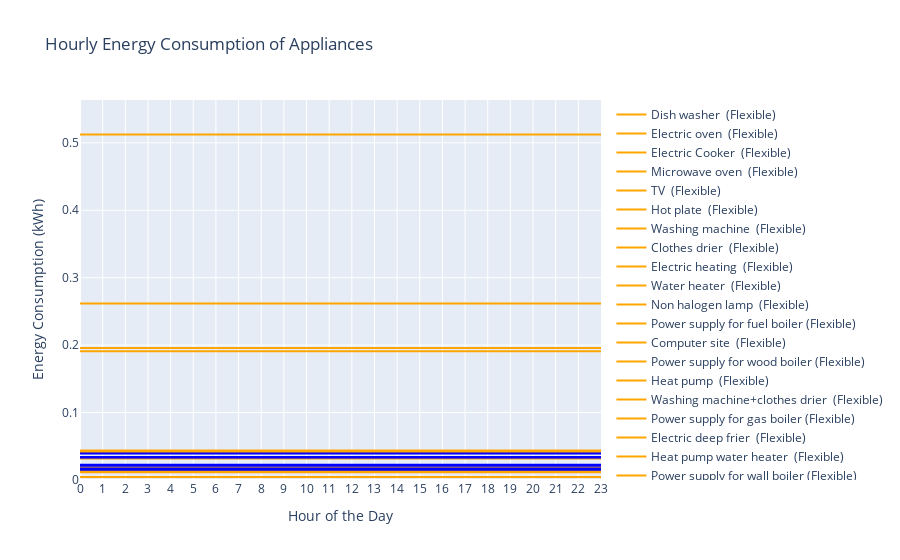

Notebook code for this chart:
### Code cell
import pandas as pd
import plotly.graph_objects as go

# Define the file path
file_path = r'D:\Grenoble_university\6_month_internship\working space\data\column_titles_with add info.xlsx'

# Read the Excel file without specifying columns to inspect the column names
df_full = pd.read_excel(file_path)

# Trim extra spaces from the column names
df_full.columns = df_full.columns.str.strip()

# Define the corrected column names
required_columns = ['Appliance', 'Flexibility', 'tipical power', 'typical annual energy [kwh/yr]']

# Select the required columns
df = df_full[required_columns]

# Calculate average hourly consumption for each appliance
df['hourly consumption'] = df['typical annual energy [kwh/yr]'] / (366 * 24)

# Separate the data into flexible and not flexible
flexible_df = df[df['Flexibility'] == 'flexible']
not_flexible_df = df[df['Flexibility'] == 'not_flexible']

# Create a figure
fig = go.Figure()

# Add lines for flexible consumption
for index, row in flexible_df.iterrows():
    fig.add_trace(go.Scatter(
        x=list(range(24)),
        y=[row['hourly consumption']]*24,
        mode='lines',
        name=row['Appliance'] + ' (Flexible)',
        line=dict(color='orange')
    ))

# Add lines for not flexible consumption
for index, row in not_flexible_df.iterrows():
    fig.add_trace(go.Scatter(
        x=list(range(24)),
        y=[row['hourly consumption']]*24,
        mode='lines',
        name=row['Appliance'] + ' (Not Flexible)',
        line=dict(color='blue')
    ))

# Update layout
fig.update_layout(
    title='Hourly Energy Consumption of Appliances',
    xaxis_title='Hour of the Day',
    yaxis_title='Energy Consumption (kWh)',
    xaxis=dict(tickmode='linear', tickvals=list(range(24))),
    yaxis=dict(range=[0, max(df['hourly consumption']) * 1.1]),  # Set y-axis range to accommodate all consumption values
    showlegend=True
)

# Show the figure
fig.show()

### Figure 1 — Plotly figure (JSON) as saved in the notebook; plotly's stock layout.template omitted (floating-point values rounded to 4 significant figures)
{"data": [{"line": {"color": "orange"}, "mode": "lines", "name": "Dish washer  (Flexible)", "type": "scatter", "x": [0, 1, 2, 3, 4, 5, 6, 7, 8, 9, 10, 11, 12, 13, 14, 15, 16, 17, 18, 19, 20, 21, 22, 23], "y": [0.01753, 0.01753, 0.01753, 0.01753, 0.01753, 0.01753, 0.01753, 0.01753, 0.01753, 0.01753, 0.01753, 0.01753, 0.01753, 0.01753, 0.01753, 0.01753, 0.01753, 0.01753, 0.01753, 0.01753, 0.01753, 0.01753, 0.01753, 0.01753]}, {"line": {"color": "orange"}, "mode": "lines", "name": "Electric oven  (Flexible)", "type": "scatter", "x": [0, 1, 2, 3, 4, 5, 6, 7, 8, 9, 10, 11, 12, 13, 14, 15, 16, 17, 18, 19, 20, 21, 22, 23], "y": [0.01662, 0.01662, 0.01662, 0.01662, 0.01662, 0.01662, 0.01662, 0.01662, 0.01662, 0.01662, 0.01662, 0.01662, 0.01662, 0.01662, 0.01662, 0.01662, 0.01662, 0.01662, 0.01662, 0.01662, 0.01662, 0.01662, 0.01662, 0.01662]}, {"line": {"color": "orange"}, "mode": "lines", "name": "Electric Cooker  (Flexible)", "type": "scatter", "x": [0, 1, 2, 3, 4, 5, 6, 7, 8, 9, 10, 11, 12, 13, 14, 15, 16, 17, 18, 19, 20, 21, 22, 23], "y": [0.0181, 0.0181, 0.0181, 0.0181, 0.0181, 0.0181, 0.0181, 0.0181, 0.0181, 0.0181, 0.0181, 0.0181, 0.0181, 0.0181, 0.0181, 0.0181, 0.0181, 0.0181, 0.0181, 0.0181, 0.0181, 0.0181, 0.0181, 0.0181]}, {"line": {"color": "orange"}, "mode": "lines", "name": "Microwave oven  (Flexible)", "type": "scatter", "x": [0, 1, 2, 3, 4, 5, 6, 7, 8, 9, 10, 11, 12, 13, 14, 15, 16, 17, 18, 19, 20, 21, 22, 23], "y": [0.00444, 0.00444, 0.00444, 0.00444, 0.00444, 0.00444, 0.00444, 0.00444, 0.00444, 0.00444, 0.00444, 0.00444, 0.00444, 0.00444, 0.00444, 0.00444, 0.00444, 0.00444, 0.00444, 0.00444, 0.00444, 0.00444, 0.00444, 0.00444]}, {"line": {"color": "orange"}, "mode": "lines", "name": "TV  (Flexible)", "type": "scatter", "x": [0, 1, 2, 3, 4, 5, 6, 7, 8, 9, 10, 11, 12, 13, 14, 15, 16, 17, 18, 19, 20, 21, 22, 23], "y": [0.01856, 0.01856, 0.01856, 0.01856, 0.01856, 0.01856, 0.01856, 0.01856, 0.01856, 0.01856, 0.01856, 0.01856, 0.01856, 0.01856, 0.01856, 0.01856, 0.01856, 0.01856, 0.01856, 0.01856, 0.01856, 0.01856, 0.01856, 0.01856]}, {"line": {"color": "orange"}, "mode": "lines", "name": "Hot plate  (Flexible)", "type": "scatter", "x": [0, 1, 2, 3, 4, 5, 6, 7, 8, 9, 10, 11, 12, 13, 14, 15, 16, 17, 18, 19, 20, 21, 22, 23], "y": [0.0181, 0.0181, 0.0181, 0.0181, 0.0181, 0.0181, 0.0181, 0.0181, 0.0181, 0.0181, 0.0181, 0.0181, 0.0181, 0.0181, 0.0181, 0.0181, 0.0181, 0.0181, 0.0181, 0.0181, 0.0181, 0.0181, 0.0181, 0.0181]}, {"line": {"color": "orange"}, "mode": "lines", "name": "Washing machine  (Flexible)", "type": "scatter", "x": [0, 1, 2, 3, 4, 5, 6, 7, 8, 9, 10, 11, 12, 13, 14, 15, 16, 17, 18, 19, 20, 21, 22, 23], "y": [0.01138, 0.01138, 0.01138, 0.01138, 0.01138, 0.01138, 0.01138, 0.01138, 0.01138, 0.01138, 0.01138, 0.01138, 0.01138, 0.01138, 0.01138, 0.01138, 0.01138, 0.01138, 0.01138, 0.01138, 0.01138, 0.01138, 0.01138, 0.01138]}, {"line": {"color": "orange"}, "mode": "lines", "name": "Clothes drier  (Flexible)", "type": "scatter", "x": [0, 1, 2, 3, 4, 5, 6, 7, 8, 9, 10, 11, 12, 13, 14, 15, 16, 17, 18, 19, 20, 21, 22, 23], "y": [0.03188, 0.03188, 0.03188, 0.03188, 0.03188, 0.03188, 0.03188, 0.03188, 0.03188, 0.03188, 0.03188, 0.03188, 0.03188, 0.03188, 0.03188, 0.03188, 0.03188, 0.03188, 0.03188, 0.03188, 0.03188, 0.03188, 0.03188, 0.03188]}, {"line": {"color": "orange"}, "mode": "lines", "name": "Electric heating  (Flexible)", "type": "scatter", "x": [0, 1, 2, 3, 4, 5, 6, 7, 8, 9, 10, 11, 12, 13, 14, 15, 16, 17, 18, 19, 20, 21, 22, 23], "y": [0.1958, 0.1958, 0.1958, 0.1958, 0.1958, 0.1958, 0.1958, 0.1958, 0.1958, 0.1958, 0.1958, 0.1958, 0.1958, 0.1958, 0.1958, 0.1958, 0.1958, 0.1958, 0.1958, 0.1958, 0.1958, 0.1958, 0.1958, 0.1958]}, {"line": {"color": "orange"}, "mode": "lines", "name": "Water heater  (Flexible)", "type": "scatter", "x": [0, 1, 2, 3, 4, 5, 6, 7, 8, 9, 10, 11, 12, 13, 14, 15, 16, 17, 18, 19, 20, 21, 22, 23], "y": [0.1908, 0.1908, 0.1908, 0.1908, 0.1908, 0.1908, 0.1908, 0.1908, 0.1908, 0.1908, 0.1908, 0.1908, 0.1908, 0.1908, 0.1908, 0.1908, 0.1908, 0.1908, 0.1908, 0.1908, 0.1908, 0.1908, 0.1908, 0.1908]}, {"line": {"color": "orange"}, "mode": "lines", "name": "Non halogen lamp  (Flexible)", "type": "scatter", "x": [0, 1, 2, 3, 4, 5, 6, 7, 8, 9, 10, 11, 12, 13, 14, 15, 16, 17, 18, 19, 20, 21, 22, 23], "y": [0.01526, 0.01526, 0.01526, 0.01526, 0.01526, 0.01526, 0.01526, 0.01526, 0.01526, 0.01526, 0.01526, 0.01526, 0.01526, 0.01526, 0.01526, 0.01526, 0.01526, 0.01526, 0.01526, 0.01526, 0.01526, 0.01526, 0.01526, 0.01526]}, {"line": {"color": "orange"}, "mode": "lines", "name": "Power supply for fuel boiler (Flexible)", "type": "scatter", "x": [0, 1, 2, 3, 4, 5, 6, 7, 8, 9, 10, 11, 12, 13, 14, 15, 16, 17, 18, 19, 20, 21, 22, 23], "y": [0.04133, 0.04133, 0.04133, 0.04133, 0.04133, 0.04133, 0.04133, 0.04133, 0.04133, 0.04133, 0.04133, 0.04133, 0.04133, 0.04133, 0.04133, 0.04133, 0.04133, 0.04133, 0.04133, 0.04133, 0.04133, 0.04133, 0.04133, 0.04133]}, {"line": {"color": "orange"}, "mode": "lines", "name": "Computer site  (Flexible)", "type": "scatter", "x": [0, 1, 2, 3, 4, 5, 6, 7, 8, 9, 10, 11, 12, 13, 14, 15, 16, 17, 18, 19, 20, 21, 22, 23], "y": [0.01412, 0.01412, 0.01412, 0.01412, 0.01412, 0.01412, 0.01412, 0.01412, 0.01412, 0.01412, 0.01412, 0.01412, 0.01412, 0.01412, 0.01412, 0.01412, 0.01412, 0.01412, 0.01412, 0.01412, 0.01412, 0.01412, 0.01412, 0.01412]}, {"line": {"color": "orange"}, "mode": "lines", "name": "Power supply for wood boiler (Flexible)", "type": "scatter", "x": [0, 1, 2, 3, 4, 5, 6, 7, 8, 9, 10, 11, 12, 13, 14, 15, 16, 17, 18, 19, 20, 21, 22, 23], "y": [0.01366, 0.01366, 0.01366, 0.01366, 0.01366, 0.01366, 0.01366, 0.01366, 0.01366, 0.01366, 0.01366, 0.01366, 0.01366, 0.01366, 0.01366, 0.01366, 0.01366, 0.01366, 0.01366, 0.01366, 0.01366, 0.01366, 0.01366, 0.01366]}, {"line": {"color": "orange"}, "mode": "lines", "name": "Heat pump  (Flexible)", "type": "scatter", "x": [0, 1, 2, 3, 4, 5, 6, 7, 8, 9, 10, 11, 12, 13, 14, 15, 16, 17, 18, 19, 20, 21, 22, 23], "y": [0.5123, 0.5123, 0.5123, 0.5123, 0.5123, 0.5123, 0.5123, 0.5123, 0.5123, 0.5123, 0.5123, 0.5123, 0.5123, 0.5123, 0.5123, 0.5123, 0.5123, 0.5123, 0.5123, 0.5123, 0.5123, 0.5123, 0.5123, 0.5123]}, {"line": {"color": "orange"}, "mode": "lines", "name": "Washing machine+clothes drier  (Flexible)", "type": "scatter", "x": [0, 1, 2, 3, 4, 5, 6, 7, 8, 9, 10, 11, 12, 13, 14, 15, 16, 17, 18, 19, 20, 21, 22, 23], "y": [0.04383, 0.04383, 0.04383, 0.04383, 0.04383, 0.04383, 0.04383, 0.04383, 0.04383, 0.04383, 0.04383, 0.04383, 0.04383, 0.04383, 0.04383, 0.04383, 0.04383, 0.04383, 0.04383, 0.04383, 0.04383, 0.04383, 0.04383, 0.04383]}, {"line": {"color": "orange"}, "mode": "lines", "name": "Power supply for gas boiler (Flexible)", "type": "scatter", "x": [0, 1, 2, 3, 4, 5, 6, 7, 8, 9, 10, 11, 12, 13, 14, 15, 16, 17, 18, 19, 20, 21, 22, 23], "y": [0.04269, 0.04269, 0.04269, 0.04269, 0.04269, 0.04269, 0.04269, 0.04269, 0.04269, 0.04269, 0.04269, 0.04269, 0.04269, 0.04269, 0.04269, 0.04269, 0.04269, 0.04269, 0.04269, 0.04269, 0.04269, 0.04269, 0.04269, 0.04269]}, {"line": {"color": "orange"}, "mode": "lines", "name": "Electric deep frier  (Flexible)", "type": "scatter", "x": [0, 1, 2, 3, 4, 5, 6, 7, 8, 9, 10, 11, 12, 13, 14, 15, 16, 17, 18, 19, 20, 21, 22, 23], "y": [0.0181, 0.0181, 0.0181, 0.0181, 0.0181, 0.0181, 0.0181, 0.0181, 0.0181, 0.0181, 0.0181, 0.0181, 0.0181, 0.0181, 0.0181, 0.0181, 0.0181, 0.0181, 0.0181, 0.0181, 0.0181, 0.0181, 0.0181, 0.0181]}, {"line": {"color": "orange"}, "mode": "lines", "name": "Heat pump water heater  (Flexible)", "type": "scatter", "x": [0, 1, 2, 3, 4, 5, 6, 7, 8, 9, 10, 11, 12, 13, 14, 15, 16, 17, 18, 19, 20, 21, 22, 23], "y": [0.2618, 0.2618, 0.2618, 0.2618, 0.2618, 0.2618, 0.2618, 0.2618, 0.2618, 0.2618, 0.2618, 0.2618, 0.2618, 0.2618, 0.2618, 0.2618, 0.2618, 0.2618, 0.2618, 0.2618, 0.2618, 0.2618, 0.2618, 0.2618]}, {"line": {"color": "orange"}, "mode": "lines", "name": "Power supply for wall boiler (Flexible)", "type": "scatter", "x": [0, 1, 2, 3, 4, 5, 6, 7, 8, 9, 10, 11, 12, 13, 14, 15, 16, 17, 18, 19, 20, 21, 22, 23], "y": [0.01366, 0.01366, 0.01366, 0.01366, 0.01366, 0.01366, 0.01366, 0.01366, 0.01366, 0.01366, 0.01366, 0.01366, 0.01366, 0.01366, 0.01366, 0.01366, 0.01366, 0.01366, 0.01366, 0.01366, 0.01366, 0.01366, 0.01366, 0.01366]}, {"line": {"color": "blue"}, "mode": "lines", "name": "Chest freezer  (Not Flexible)", "type": "scatter", "x": [0, 1, 2, 3, 4, 5, 6, 7, 8, 9, 10, 11, 12, 13, 14, 15, 16, 17, 18, 19, 20, 21, 22, 23], "y": [0.0337, 0.0337, 0.0337, 0.0337, 0.0337, 0.0337, 0.0337, 0.0337, 0.0337, 0.0337, 0.0337, 0.0337, 0.0337, 0.0337, 0.0337, 0.0337, 0.0337, 0.0337, 0.0337, 0.0337, 0.0337, 0.0337, 0.0337, 0.0337]}, {"line": {"color": "blue"}, "mode": "lines", "name": "Fridge freezer  (Not Flexible)", "type": "scatter", "x": [0, 1, 2, 3, 4, 5, 6, 7, 8, 9, 10, 11, 12, 13, 14, 15, 16, 17, 18, 19, 20, 21, 22, 23], "y": [0.0337, 0.0337, 0.0337, 0.0337, 0.0337, 0.0337, 0.0337, 0.0337, 0.0337, 0.0337, 0.0337, 0.0337, 0.0337, 0.0337, 0.0337, 0.0337, 0.0337, 0.0337, 0.0337, 0.0337, 0.0337, 0.0337, 0.0337, 0.0337]}, {"line": {"color": "blue"}, "mode": "lines", "name": "Vertical freezer  (Not Flexible)", "type": "scatter", "x": [0, 1, 2, 3, 4, 5, 6, 7, 8, 9, 10, 11, 12, 13, 14, 15, 16, 17, 18, 19, 20, 21, 22, 23], "y": [0.0337, 0.0337, 0.0337, 0.0337, 0.0337, 0.0337, 0.0337, 0.0337, 0.0337, 0.0337, 0.0337, 0.0337, 0.0337, 0.0337, 0.0337, 0.0337, 0.0337, 0.0337, 0.0337, 0.0337, 0.0337, 0.0337, 0.0337, 0.0337]}, {"line": {"color": "blue"}, "mode": "lines", "name": "Fridge  (Not Flexible)", "type": "scatter", "x": [0, 1, 2, 3, 4, 5, 6, 7, 8, 9, 10, 11, 12, 13, 14, 15, 16, 17, 18, 19, 20, 21, 22, 23], "y": [0.03939, 0.03939, 0.03939, 0.03939, 0.03939, 0.03939, 0.03939, 0.03939, 0.03939, 0.03939, 0.03939, 0.03939, 0.03939, 0.03939, 0.03939, 0.03939, 0.03939, 0.03939, 0.03939, 0.03939, 0.03939, 0.03939, 0.03939, 0.03939]}, {"line": {"color": "blue"}, "mode": "lines", "name": "Halogen lamp  (Not Flexible)", "type": "scatter", "x": [0, 1, 2, 3, 4, 5, 6, 7, 8, 9, 10, 11, 12, 13, 14, 15, 16, 17, 18, 19, 20, 21, 22, 23], "y": [0.01526, 0.01526, 0.01526, 0.01526, 0.01526, 0.01526, 0.01526, 0.01526, 0.01526, 0.01526, 0.01526, 0.01526, 0.01526, 0.01526, 0.01526, 0.01526, 0.01526, 0.01526, 0.01526, 0.01526, 0.01526, 0.01526, 0.01526, 0.01526]}, {"line": {"color": "blue"}, "mode": "lines", "name": "Aquarium  (Not Flexible)", "type": "scatter", "x": [0, 1, 2, 3, 4, 5, 6, 7, 8, 9, 10, 11, 12, 13, 14, 15, 16, 17, 18, 19, 20, 21, 22, 23], "y": [0.02277, 0.02277, 0.02277, 0.02277, 0.02277, 0.02277, 0.02277, 0.02277, 0.02277, 0.02277, 0.02277, 0.02277, 0.02277, 0.02277, 0.02277, 0.02277, 0.02277, 0.02277, 0.02277, 0.02277, 0.02277, 0.02277, 0.02277, 0.02277]}, {"line": {"color": "blue"}, "mode": "lines", "name": "Water pump  (Not Flexible)", "type": "scatter", "x": [0, 1, 2, 3, 4, 5, 6, 7, 8, 9, 10, 11, 12, 13, 14, 15, 16, 17, 18, 19, 20, 21, 22, 23], "y": [0.01708, 0.01708, 0.01708, 0.01708, 0.01708, 0.01708, 0.01708, 0.01708, 0.01708, 0.01708, 0.01708, 0.01708, 0.01708, 0.01708, 0.01708, 0.01708, 0.01708, 0.01708, 0.01708, 0.01708, 0.01708, 0.01708, 0.01708, 0.01708]}, {"line": {"color": "blue"}, "mode": "lines", "name": "No-frost fridge  (Not Flexible)", "type": "scatter", "x": [0, 1, 2, 3, 4, 5, 6, 7, 8, 9, 10, 11, 12, 13, 14, 15, 16, 17, 18, 19, 20, 21, 22, 23], "y": [0.02117, 0.02117, 0.02117, 0.02117, 0.02117, 0.02117, 0.02117, 0.02117, 0.02117, 0.02117, 0.02117, 0.02117, 0.02117, 0.02117, 0.02117, 0.02117, 0.02117, 0.02117, 0.02117, 0.02117, 0.02117, 0.02117, 0.02117, 0.02117]}], "layout": {"showlegend": true, "title": {"text": "Hourly Energy Consumption of Appliances"}, "xaxis": {"tickmode": "linear", "tickvals": [0, 1, 2, 3, 4, 5, 6, 7, 8, 9, 10, 11, 12, 13, 14, 15, 16, 17, 18, 19, 20, 21, 22, 23], "title": {"text": "Hour of the Day"}}, "yaxis": {"range": [0, 0.5635], "title": {"text": "Energy Consumption (kWh)"}}}}
